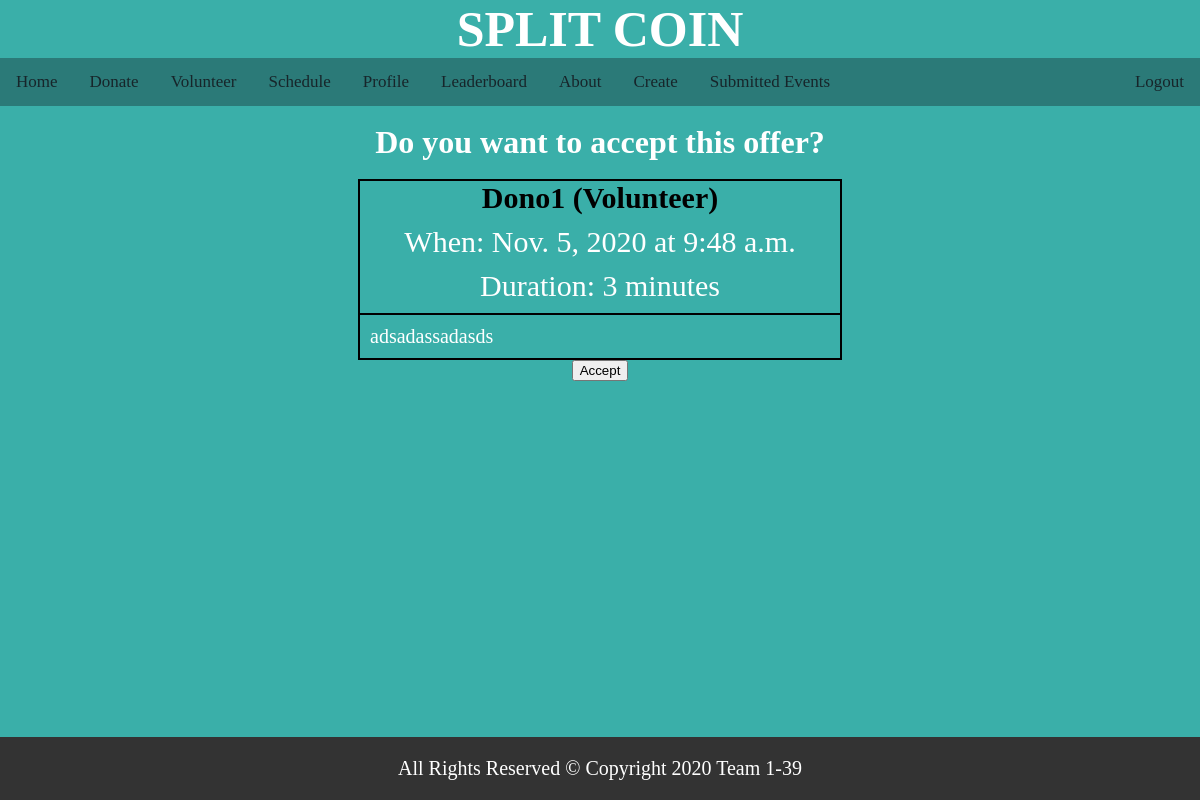
Screenshot of /home/1/ (signed in) with the database file from the repository.
### base/models.py (models this page shows, shortened)
class Create(models.Model):
    Name = models.CharField(max_length=50)
    Description = models.TextField(max_length=300)
    Date = models.DateField(blank=True, null=True)
    Time = models.TimeField(blank=True, null=True)
    Event = models.TextField(max_length=10)#, choices=type)
    xp = models.IntegerField(default=10)
    Datetime = models.DateTimeField(blank=True, null=True)
    duration = models.TextField(blank=True, null=True)
    signup_list = models.ManyToManyField(User, blank=True)
    amount_received = models.FloatField(default=0.0)

### base/views.py (the view)
# urls.py: path('home/<int:pk>/', views.show_task, name='TaskView'),
@login_required()
def show_task(request, pk):
    task = Create.objects.get(pk=pk)
    return render(request, 'base/task_view.html', {
        'event': task
    })

### base/templates/base/task_view.html (shortened to what this page needs)
<!DOCTYPE html>
<html>
  <head>
    <div class="jumbotron">
      <h1><p style="font-size:50px;">SPLIT COIN</p></h1>
    </div>
    {% load static %}
    <link rel="stylesheet" type="text/css" href="{% static 'base/style.css' %}?version=1">
  </head>
  <body>
<div class="topnav">
    <a href="/home">Home</a>
    <a href="/donate">Donate</a>
    <a href="/volunteer">Volunteer</a>
    <a href="/schedule">Schedule</a>
    <a href="/profile">Profile</a>
    <a href="/leaderboard">Leaderboard</a>
    <a href="/about">About</a>
    {% if user.profile.is_volunteer == False %}
    <a href="/home/create">Create</a>
    <a href="/submitted-events">Submitted Events</a>
    {% endif %}
    <a style="float:right" href="/accounts/logout">Logout</a>
</div>
<br>
<h1 class="subheader" align="center"> Do you want to accept this offer? </h1>
<br>
{% block content %}
<div class="VolunteerEventPage"  align="center">
    <strong >{{ event.Name }}</strong>
    <strong>({{ event.Event }})</strong>
    <br>
    <p style="padding-top: 10px; font-size: 30px;">When: {{ event.Date }} at {{ event.Time }}</p>
    {% if event.Event == "Volunteer" %}
    <p style="padding: 10px; font-size: 30px;">Duration: {{ event.duration }} minutes</p>
    {% endif %}
    <div style="border-top: 2px solid; padding: 10px; font-size: 30px; text-align: left;" class="VolunteerViewDesc">
    <p> {{ event.Description|linebreaks }}</p>
    </div>
</div>
    {% if event.Event == "Volunteer" %}
        <form action="{% url 'base:vsuccess' event.pk %}" method="post" id="accept-offer">{% csrf_token %}
            <div align="center"><button>Accept</button></div>
        </form>
    {% endif %}
{% endblock %}
<br>
<br>
<br>
<div class="footer" style="padding-top: 20px; padding-bottom: 20;">
  <p> All Rights Reserved © Copyright 2020 Team 1-39 </p>
  </div>
  </body>
</html>

### base/static/base/style.css (style rules this page uses)
* { margin: 0; }
body { background: #000; }

### base/templates/base/task_view.html (style rules this page uses)
.topnav { background-color: #2B7A78; overflow: hidden; }
html,body { background-color: #3AAFA9; }
.topnav a { float: left; color: #17252A; text-align: center; padding: 14px 16px; text-decoration: none; font-size: 17px; }
.jumbotron { margin: auto; font-size: 50px; width: 50%; border: 0px solid #73AD21; color: #17252A; text-align: center; }
.subheader { text-align: center; margin: auto; width: 50%; border: 0px solid }
.footer { position: fixed; bottom: 0; left: 0; width: 100%; background-color: #333; text-align: center; }
.VolunteerEventPage { border: 2px solid; font-size: 30px; width: 40%; margin: auto; }
a:link { color: #17252A; background-color: transparent; text-decoration: none; }
h1 { color: white; }
p { color: white; font-size: 20px; }

### rows the page displays
Create: Name "Dono1", Event "Volunteer", Date "Nov. 5, 2020", Time "9:48 a.m.", duration "3", Description "adsadassadasds"
